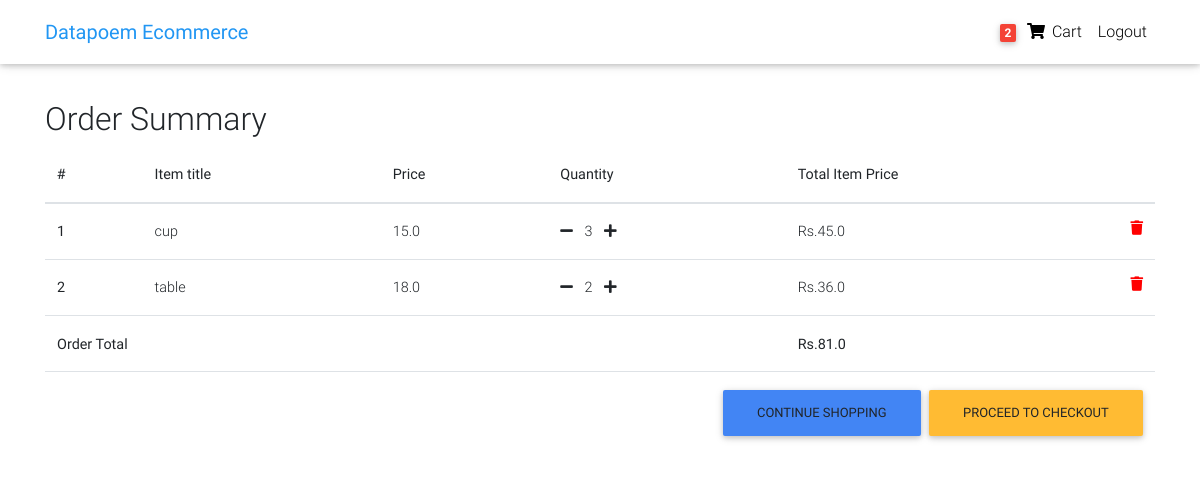
The page /cart/ (signed in) on the database as committed earlier.
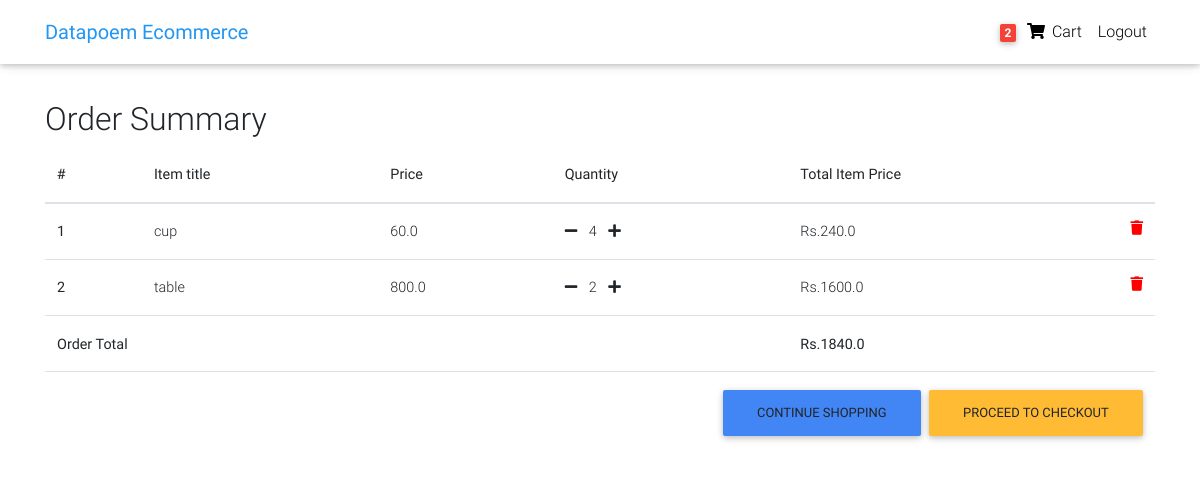
The same page on the database as committed later.
### store/models.py (models this page shows, shortened)
class OrderItem(models.Model):
    user = models.ForeignKey(settings.AUTH_USER_MODEL,
                             on_delete=models.CASCADE)
    ordered = models.BooleanField(default=False)
    item = models.ForeignKey(Item, on_delete=models.CASCADE)
    quantity = models.IntegerField(default=1)
    def get_total_item_price(self):
        return self.quantity * self.item.price
    def get_final_price(self):
        return self.get_total_item_price()

class Item(models.Model):
    title = models.CharField(max_length=100)
    price = models.FloatField()
    description = models.TextField()
    image = models.ImageField()

class Order(models.Model):
    user = models.ForeignKey(settings.AUTH_USER_MODEL,
                             on_delete=models.CASCADE)
    items = models.ManyToManyField(OrderItem)
    start_date = models.DateTimeField(auto_now_add=True)
    ordered_date = models.DateTimeField()
    ordered = models.BooleanField(default=False)
    shipping_address = models.ForeignKey(
        'Address', related_name='shipping_address', on_delete=models.SET_NULL, blank=True, null=True)
    billing_address = models.ForeignKey(
        'Address', related_name='billing_address', on_delete=models.SET_NULL, blank=True, null=True)
    payment = models.ForeignKey(
        'Payment', on_delete=models.SET_NULL, blank=True, null=True)
    being_delivered = models.BooleanField(default=False)
    def get_total(self):
        total = 0
        for order_item in self.items.all():
            total += order_item.get_final_price()
        return total

### store/views.py (the view)
# urls.py: path('cart/', views.cart, name="order-summary"),
def cart(request):
    cart = Order.objects.get(user=request.user, ordered=False)
    if cart:
        context = {
            'cart': cart
        }
        return render(request, 'order_summary.html', context)
    return redirect('store:home')

### store/templatetags/cart_tag.py (called while the page is built)
@register.filter
def cart_item_count(user):
    if user.is_authenticated:
        qs = Order.objects.filter(user=user, ordered=False)
        if qs.exists():
            return qs[0].items.count()
    return 0

### templates/order_summary.html (shortened to what this page needs)
{% extends "base.html" %}
{% block content %}
  <main>
    <div class="container">
    <div class="table-responsive text-nowrap">
    <h2>Order Summary</h2>
    <table class="table">
        <thead>
        <tr>
            <th scope="col">#</th>
            <th scope="col">Item title</th>
            <th scope="col">Price</th>
            <th scope="col">Quantity</th>
            <th scope="col">Total Item Price</th>
        </tr>
        </thead>
        <tbody>
        {% for order_item in cart.items.all %}
        <tr>
            <th scope="row">{{ forloop.counter }}</th>
            <td>{{ order_item.item.title }}</td>
            <td>{{ order_item.item.price }}</td>
            <td>
                <a href="{% url 'store:remove-single-item-from-cart' order_item.item.id %}"><i class="fas fa-minus mr-2"></i></a>
                {{ order_item.quantity }}
                <a href="{% url 'store:add-to-cart' order_item.item.id %}"><i class="fas fa-plus ml-2"></i></a>
            </td>
            <td>
                Rs.{{ order_item.get_total_item_price }}
            <a style='color: red;' href="{% url 'store:remove-from-cart' order_item.item.id %}">
                <i class="fas fa-trash float-right"></i>
            </a>
            </td>
        </tr>
        {% endfor %}
        {% if cart.get_total %}
        <tr>
            <td colspan="4"><b>Order Total</b></td>
            <td><b>Rs.{{ cart.get_total }}</b></td>
        </tr>
        <tr>
            <td colspan="5">
            <a class='btn btn-warning float-right ml-2' href="{% url 'store:checkout' %}">Proceed to checkout</a>
            <a class='btn btn-primary float-right' href='/'>Continue shopping</a>
            </td>
        </tr>
        {% endif %}
        </tbody>
    </table>
    </div>
    </div>
  </main>
{% endblock content %}

Rows that differ between the two databases and show on the page:
changed OrderItem "cup": item.price "15.0" → "60.0"; quantity "3" → "4"; get_total_item_price "45.0" → "240.0"
changed through a linked row, OrderItem "table": item.price "18.0" → "800.0"; get_total_item_price "36.0" → "1600.0"
changed through a linked row, Order: get_total "81.0" → "1840.0"
